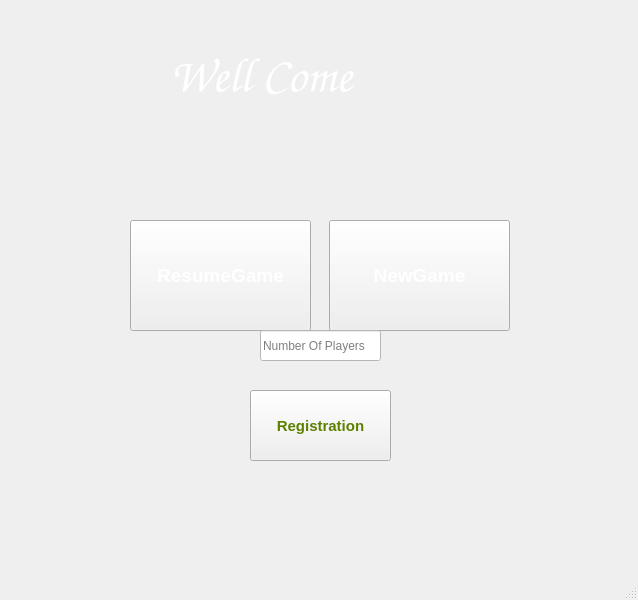
<?xml version="1.0" encoding="UTF-8"?>
<ui version="4.0">
 <class>MainWindow</class>
 <widget class="QMainWindow" name="MainWindow">
  <property name="geometry">
   <rect>
    <x>0</x>
    <y>0</y>
    <width>638</width>
    <height>600</height>
   </rect>
  </property>
  <property name="windowTitle">
   <string>MainWindow</string>
  </property>
  <property name="styleSheet">
   <string notr="true"/>
  </property>
  <widget class="QWidget" name="centralwidget">
   <widget class="QPushButton" name="pushButton">
    <property name="geometry">
     <rect>
      <x>329</x>
      <y>220</y>
      <width>181</width>
      <height>111</height>
     </rect>
    </property>
    <property name="font">
     <font>
      <pointsize>14</pointsize>
      <weight>75</weight>
      <bold>true</bold>
     </font>
    </property>
    <property name="styleSheet">
     <string notr="true">
color: qlineargradient(spread:pad, x1:0, y1:0, x2:1, y2:0, stop:0 rgba(0, 0, 0, 255), stop:1 rgba(255, 255, 255, 255));</string>
    </property>
    <property name="text">
     <string>NewGame</string>
    </property>
   </widget>
   <widget class="QPushButton" name="pushButton_2">
    <property name="geometry">
     <rect>
      <x>130</x>
      <y>220</y>
      <width>181</width>
      <height>111</height>
     </rect>
    </property>
    <property name="font">
     <font>
      <pointsize>14</pointsize>
      <weight>75</weight>
      <bold>true</bold>
     </font>
    </property>
    <property name="styleSheet">
     <string notr="true">
color: qlineargradient(spread:pad, x1:0, y1:0, x2:1, y2:0, stop:0 rgba(0, 0, 0, 255), stop:1 rgba(255, 255, 255, 255));</string>
    </property>
    <property name="text">
     <string>ResumeGame</string>
    </property>
   </widget>
   <widget class="QPushButton" name="pushButton_3">
    <property name="geometry">
     <rect>
      <x>250</x>
      <y>390</y>
      <width>141</width>
      <height>71</height>
     </rect>
    </property>
    <property name="font">
     <font>
      <pointsize>11</pointsize>
      <weight>75</weight>
      <bold>true</bold>
     </font>
    </property>
    <property name="styleSheet">
     <string notr="true">color: qlineargradient(spread:pad, x1:0, y1:0, x2:1, y2:0, stop:0 rgba(9, 41, 4, 255), stop:0.085 rgba(2, 79, 0, 255), stop:0.19 rgba(50, 147, 22, 255), stop:0.275 rgba(236, 191, 49, 255), stop:0.39 rgba(243, 61, 34, 255), stop:0.555 rgba(135, 81, 60, 255), stop:0.667 rgba(121, 75, 255, 255), stop:0.825 rgba(164, 255, 244, 255), stop:0.885 rgba(104, 222, 71, 255), stop:1 rgba(93, 128, 0, 255));</string>
    </property>
    <property name="text">
     <string>Registration</string>
    </property>
   </widget>
   <widget class="QLineEdit" name="lineEdit">
    <property name="geometry">
     <rect>
      <x>260</x>
      <y>330</y>
      <width>121</width>
      <height>31</height>
     </rect>
    </property>
    <property name="styleSheet">
     <string notr="true">background-color: rgb(255, 255, 255);</string>
    </property>
    <property name="placeholderText">
     <string>Number Of Players</string>
    </property>
   </widget>
   <widget class="QLabel" name="label">
    <property name="geometry">
     <rect>
      <x>260</x>
      <y>360</y>
      <width>181</width>
      <height>21</height>
     </rect>
    </property>
    <property name="font">
     <font>
      <weight>75</weight>
      <bold>true</bold>
     </font>
    </property>
    <property name="styleSheet">
     <string notr="true">color: rgb(255, 255, 255);</string>
    </property>
    <property name="text">
     <string/>
    </property>
   </widget>
   <widget class="QLabel" name="label_2">
    <property name="geometry">
     <rect>
      <x>170</x>
      <y>10</y>
      <width>301</width>
      <height>131</height>
     </rect>
    </property>
    <property name="font">
     <font>
      <family>Comic Sans MS</family>
      <pointsize>36</pointsize>
      <weight>50</weight>
      <italic>true</italic>
      <bold>false</bold>
     </font>
    </property>
    <property name="styleSheet">
     <string notr="true">color: qlineargradient(spread:pad, x1:0, y1:0, x2:1, y2:0, stop:0 rgba(0, 0, 0, 255), stop:1 rgba(255, 255, 255, 255));</string>
    </property>
    <property name="text">
     <string>Well Come</string>
    </property>
   </widget>
  </widget>
  <widget class="QMenuBar" name="menubar">
   <property name="geometry">
    <rect>
     <x>0</x>
     <y>0</y>
     <width>638</width>
     <height>26</height>
    </rect>
   </property>
  </widget>
  <widget class="QStatusBar" name="statusbar"/>
 </widget>
 <resources/>
 <connections/>
</ui>
